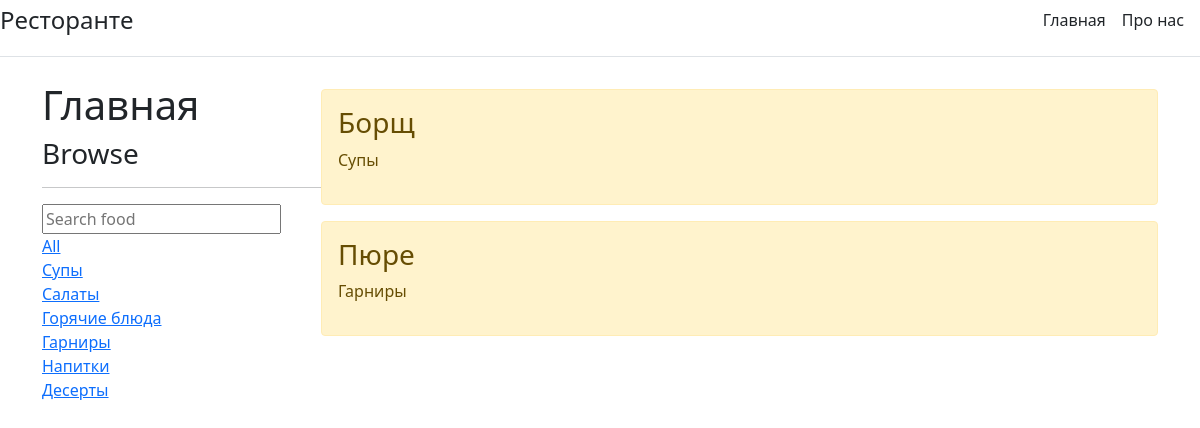
The page / on the database its author committed.
### app/models.py (models this page shows, shortened)
class DishType(models.Model):
    title = models.CharField(max_length=50, verbose_name="Тип блюда")
    def __str__(self):
        return self.title
    class Meta:
        verbose_name = u"Тип блюда"
        verbose_name_plural = u"Типы блюд"

class Dish(models.Model):
    title = models.CharField(max_length=50, verbose_name="Название блюда")
    dish_type = models.ForeignKey('DishType', verbose_name="Тип блюда", on_delete=models.SET_NULL, null=True)
    description = models.TextField(verbose_name="Описание блюда")
    class Meta:
        verbose_name = u"Блюдо"
        verbose_name_plural = u"Список Блюд"

### app/views.py (the view)
# urls.py: path('', views.index, name='home'),
def index(request):
    q = request.GET.get('q') if request.GET.get('q') is not None else ''
    dishes = Dish.objects.filter(
        Q(dish_type__title__icontains=q) |
        Q(title__icontains=q)
    )
    dish_types = DishType.objects.all()
    context = {'title': 'Главная', 'dishes': dishes, 'dish_types': dish_types}
    return render(request, 'app/index.html', context)

### templates/app/index.html (shortened to what this page needs)
{% extends "app/base.html" %}
{% block content %}
    <div class="home-container">
        <div>
            <h1>Главная</h1>
            <h3>Browse</h3>
            <hr>
            <form method="get" action={% url 'home' %}>
                <input type="text" name="q" placeholder="Search food"/>
            <div>
                <a href="{% url 'home' %}">All</a>
            </div>
            {% for dish_type in dish_types %}
                <div>
                    <a href="{% url 'home' %}?q={{ dish_type.title }}">{{ dish_type.title }}</a>
                </div>
            {% endfor %}
        </div>
        <div>
            <div>
                {% if dishes %}
                    {% for dish in dishes %}
                        <div class="alert alert-warning mt-2">
                            <h3>{{ dish.title }}</h3>
                            <p>{{ dish.dish_type }}</p>
                        </div>
                    {% endfor %}
                {% else %}
                    <p>Нет записей</p>
                {% endif %}
            </div>
        </div>
    </div>
{% endblock %}

### templates/app/index.html (style rules this page uses)
.home-container { display: grid; grid-template-columns: 1fr 3fr; }

### rows shown on the page
DishType: title "Супы"
DishType: title "Салаты"
DishType: title "Горячие блюда"
DishType: title "Гарниры"
DishType: title "Напитки"
DishType: title "Десерты"
Dish: title "Борщ", dish_type "Супы"
Dish: title "Пюре", dish_type "Гарниры"
